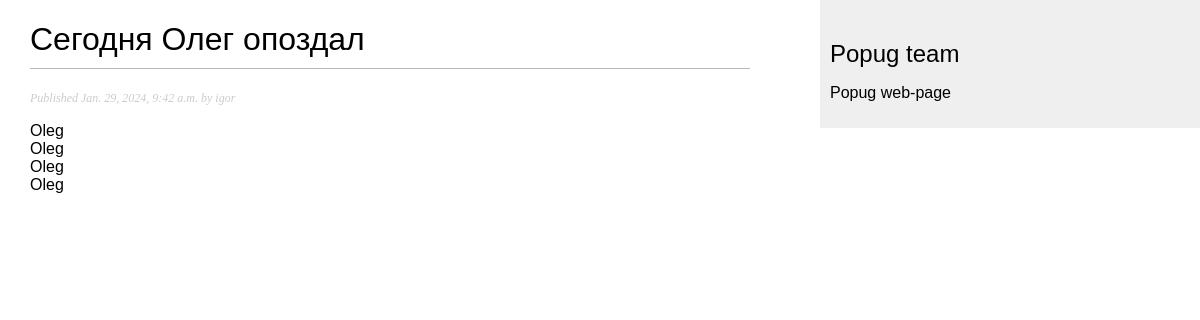
Page /blog/3/ on the committed database.
### blog/models.py (models this page shows, shortened)
class Post(models.Model):
    slug = models.SlugField(max_length=250,
                            unique_for_date='publish')
    class Status(models.TextChoices):
        DRAFT = 'DF', 'Draft'
        PUBLISHED = 'PB', 'Published'
    title = models.CharField(max_length=250)
    slug = models.SlugField(max_length=250)
    author = models.ForeignKey(User,
                               on_delete=models.CASCADE,
                               related_name='blog_posts')
    body = models.TextField()
    publish = models.DateTimeField(default=timezone.now)
    created = models.DateTimeField(auto_now_add=True)
    updated = models.DateTimeField(auto_now=True)
    status = models.CharField(max_length=2,
                              choices=Status.choices,
                              default=Status.DRAFT)
    objects = models.Manager() # The default manager.
    published = PublishedManager() # Our custom manager.
    class Meta:
        ordering = ['-publish']
        indexes = [
            models.Index(fields=['-publish']),
        ]

### blog/views.py (the view)
# urls.py: path('<int:id>/', views.post_detail, name='post_detail'),
def post_detail(request, id):
    post = get_object_or_404(Post,
                             id=id,
                             status=Post.Status.PUBLISHED)
    return render(request,
                  'blog/post/detail.html',
                  {'post': post})

### blog/templates/blog/post/detail.html (shortened to what this page needs)
{% extends "blog/base.html" %}
{% block content %}
  <h1>{{ post.title }}</h1>
  <p class="date">
    Published {{ post.publish }} by {{ post.author }}
  </p>
  {{ post.body|linebreaks }}
{% endblock %}

### blog/static/css/blog.css (style rules this page uses)
body { margin:0; padding:0; font-family:helvetica, sans-serif; }
h1 { font-weight:normal; border-bottom:1px solid #bbb; padding:0 0 10px 0; }
p.date { color:#ccc; font-family: georgia, serif; font-size: 12px; font-style: italic; }

### rows in the picture
Post: title "Сегодня Олег опоздал", publish "Jan. 29, 2024, 9:42 a.m.", author "igor", body "Oleg Oleg Oleg Oleg"
